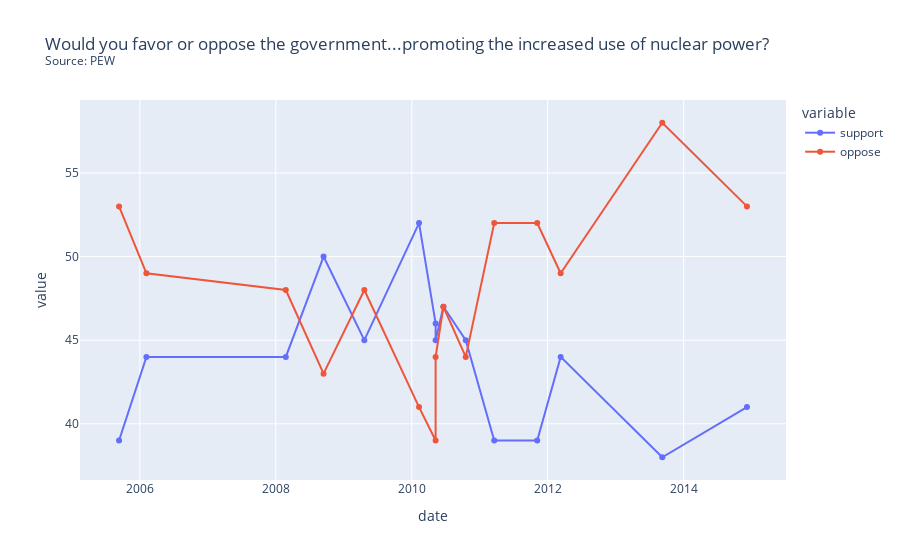

Notebook source saved alongside this figure:
### Code cell
s3 = r"As I read some possible government policies to address America's energy supply, tell me whether you would favor or oppose each.\) Would you favor or oppose the government...promoting the increased use of nuclear power?"
s3_short = r"Would you favor or oppose the government...promoting the increased use of nuclear power?"
df7 = df_date[df_date['question'].str.contains(s3)]
df7 = df7.sort_values(by=['date'])
source = df7['firm'].iloc[0]
title = s3_short + "<br><sup>Source: " + source + "<sup>"
fig = px.line(df7, x="date", y=["support", "oppose"], title=title, markers=True)
fig.show()

### Figure 1 — Plotly figure (JSON) as saved in the notebook; plotly's stock layout.template omitted (floating-point values rounded to 4 significant figures)
{"data": [{"hovertemplate": "variable=support<br>date=%{x}<br>value=%{y}<extra></extra>", "legendgroup": "support", "line": {"color": "#636efa", "dash": "solid"}, "marker": {"symbol": "circle"}, "mode": "markers+lines", "name": "support", "orientation": "v", "showlegend": true, "type": "scatter", "x": ["2005-09-11T00:00:00", "2006-02-05T00:00:00", "2008-02-24T00:00:00", "2008-09-14T00:00:00", "2009-04-21T00:00:00", "2010-02-09T00:00:00", "2010-05-09T00:00:00", "2010-05-09T00:00:00", "2010-06-20T00:00:00", "2010-10-18T00:00:00", "2011-03-20T00:00:00", "2011-11-06T00:00:00", "2012-03-11T00:00:00", "2013-09-08T00:00:00", "2014-12-07T00:00:00"], "xaxis": "x", "y": [39, 44, 44, 50, 45, 52, 46, 45, 47, 45, 39, 39, 44, 38, 41], "yaxis": "y"}, {"hovertemplate": "variable=oppose<br>date=%{x}<br>value=%{y}<extra></extra>", "legendgroup": "oppose", "line": {"color": "#EF553B", "dash": "solid"}, "marker": {"symbol": "circle"}, "mode": "markers+lines", "name": "oppose", "orientation": "v", "showlegend": true, "type": "scatter", "x": ["2005-09-11T00:00:00", "2006-02-05T00:00:00", "2008-02-24T00:00:00", "2008-09-14T00:00:00", "2009-04-21T00:00:00", "2010-02-09T00:00:00", "2010-05-09T00:00:00", "2010-05-09T00:00:00", "2010-06-20T00:00:00", "2010-10-18T00:00:00", "2011-03-20T00:00:00", "2011-11-06T00:00:00", "2012-03-11T00:00:00", "2013-09-08T00:00:00", "2014-12-07T00:00:00"], "xaxis": "x", "y": [53, 49, 48, 43, 48, 41, 39, 44, 47, 44, 52, 52, 49, 58, 53], "yaxis": "y"}], "layout": {"autosize": true, "legend": {"title": {"text": "variable"}, "tracegroupgap": 0}, "title": {"text": "Would you favor or oppose the government...promoting the increased use of nuclear power?<br><sup>Source: PEW<sup>"}, "xaxis": {"anchor": "y", "autorange": true, "domain": [0, 1], "range": ["2005-02-23 06:04:03.8435", "2015-06-24 17:55:56.1565"], "title": {"text": "date"}, "type": "date"}, "yaxis": {"anchor": "x", "autorange": true, "domain": [0, 1], "range": [36.35, 59.65], "title": {"text": "value"}, "type": "linear"}}}
